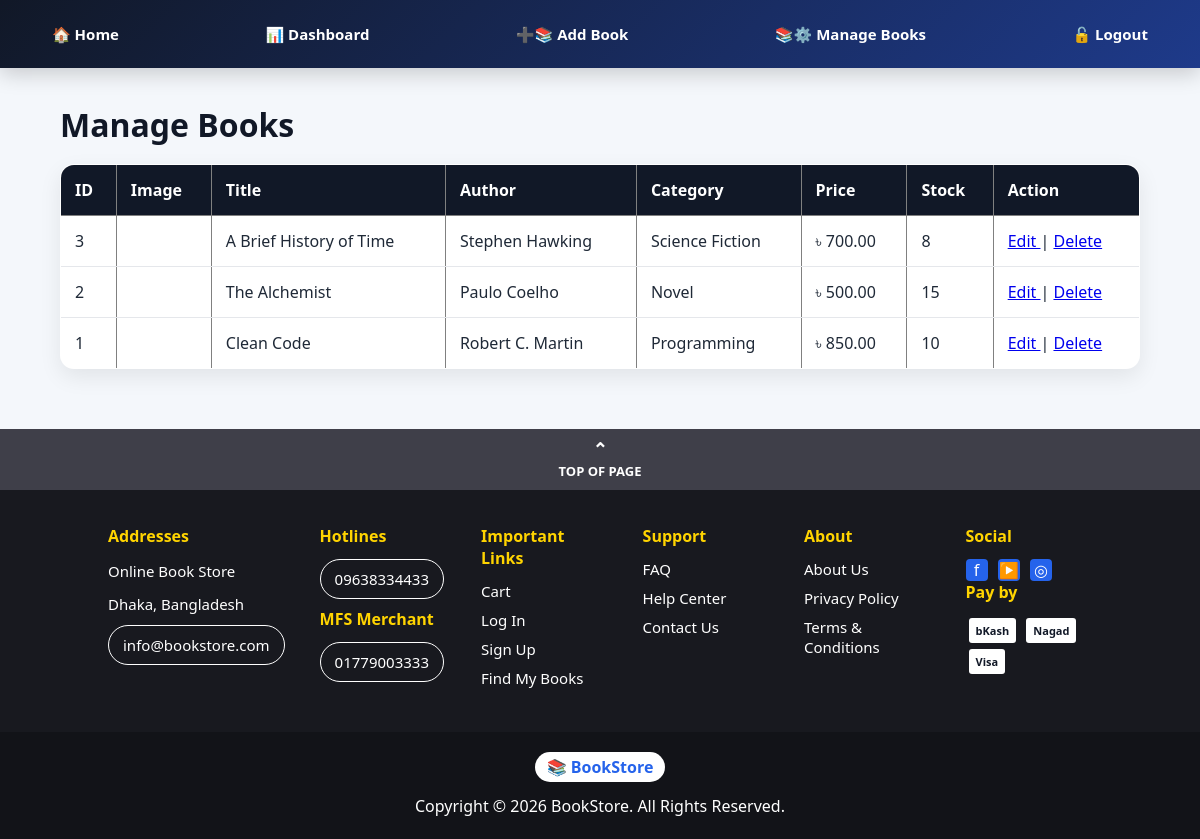
The app's page /views/admin/manage_books.php (signed in) with its own data.
### tables this page shows
CREATE TABLE books (
id INT AUTO_INCREMENT PRIMARY KEY,
title VARCHAR(150) NOT NULL,
author VARCHAR(120) NOT NULL,
description TEXT,
price DECIMAL(10,2) NOT NULL,
category_id INT,
image_path VARCHAR(255),
stock INT NOT NULL DEFAULT 0,
created_at TIMESTAMP DEFAULT CURRENT_TIMESTAMP,
FOREIGN KEY (category_id) REFERENCES categories(id)
);

CREATE TABLE categories (
id INT AUTO_INCREMENT PRIMARY KEY,
name VARCHAR(100) NOT NULL UNIQUE,
created_at TIMESTAMP DEFAULT CURRENT_TIMESTAMP
);

### views/admin/manage_books.php (the view, shortened to what this page needs)
<?php
require_once '../../config/database.php';
$books = $conn->query("
    SELECT books.*, categories.name AS category_name
    FROM books
    JOIN categories ON books.category_id = categories.id
    ORDER BY books.id DESC
");
?>
<!DOCTYPE html>
<html>
<head>
    <link rel="stylesheet" href="../../public/css/style.css">
</head>
<body>
<div class="navbar">
    <a href="../../index.php">🏠 Home</a>
    <a href="dashboard.php">📊 Dashboard</a>
    <a href="add_book.php">➕📚 Add Book</a>
    <a href="manage_books.php">📚⚙️ Manage Books</a>
    <a href="/online_book_store/controllers/logoutController.php">🔓 Logout</a>
</div>
<div class="container">
    <h1>Manage Books</h1>
    <table border="1" cellpadding="10" cellspacing="0" width="100%">
        <tr>
            <th>ID</th>
            <th>Image</th>
            <th>Title</th>
            <th>Author</th>
            <th>Category</th>
            <th>Price</th>
            <th>Stock</th>
            <th>Action</th>
        </tr>
        <?php while($book = $books->fetch_assoc()): ?>
        <tr>
            <td><?php echo $book['id']; ?></td>
            <td>
            </td>
            <td><?php echo $book['title']; ?></td>
            <td><?php echo $book['author']; ?></td>
            <td><?php echo $book['category_name']; ?></td>
            <td>৳ <?php echo $book['price']; ?></td>
            <td><?php echo $book['stock']; ?></td>
            <td>
                <a href="edit_book.php?id=<?php echo $book['id']; ?>">
                    Edit
                </a>
                |
                <a
                    href="../../controllers/deleteBookController.php?id=<?php echo $book['id']; ?>"
                    onclick="return confirm('Delete this book?')"
                >
                    Delete
                </a>
            </td>
        </tr>
        <?php endwhile; ?>
    </table>
</div>
    <?php require_once '../layouts/footer.php'; ?>
</body>
</html>

### public/css/style.css (style rules this page uses)
* { margin:0; padding:0; box-sizing:border-box; font-family:"Segoe UI", Arial, sans-serif; }
body { background:#f4f7fb; color:#1f2937; }
.navbar { background:linear-gradient(135deg,#111827,#1e3a8a); padding:16px 40px; display:flex; align-items:center; justify-content: space-between; gap:22px; flex-wrap:wrap; box-shadow:0 6px 20px rgba(0,0,0,0.18); position:sticky; top:0; z-index:1000; }
.navbar a { color:#ffffff; text-decoration:none; font-size:15px; font-weight:600; padding:8px 12px; border-radius:8px; transition:0.3s; }
.container { width:90%; max-width:1250px; margin:35px auto; }
h1,h2,h3 { margin-bottom:18px; color:#111827; }
table { width:100%; border-collapse:collapse; background:white; border-radius:14px; overflow:hidden; box-shadow:0 8px 22px rgba(0,0,0,0.08); }
th { background:#111827; color:white; padding:14px; text-align:left; }
td { padding:14px; border-bottom:1px solid #e5e7eb; }

### records on screen
books: id "3", title "A Brief History of Time", author "Stephen Hawking", category.name "Science Fiction", price "700.00", stock "8"
books: id "2", title "The Alchemist", author "Paulo Coelho", category.name "Novel", price "500.00", stock "15"
books: id "1", title "Clean Code", author "Robert C. Martin", category.name "Programming", price "850.00", stock "10"
